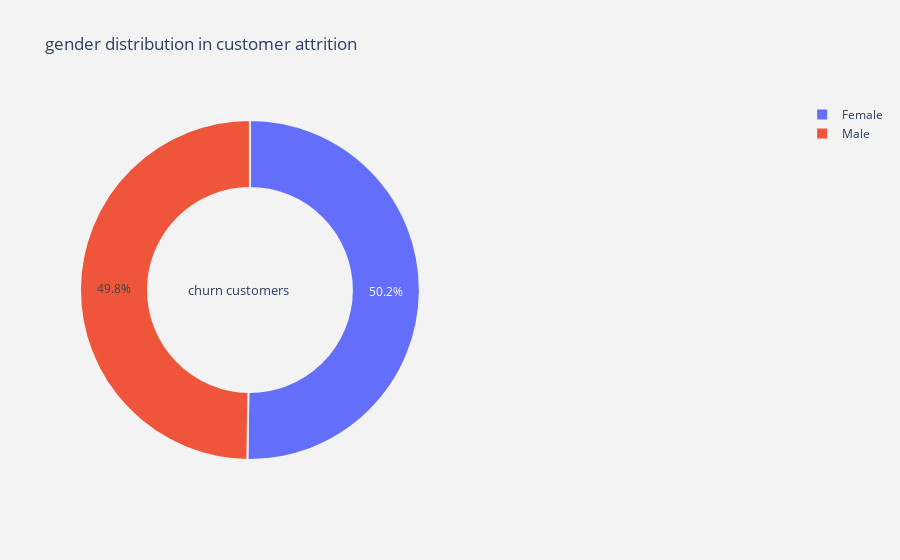
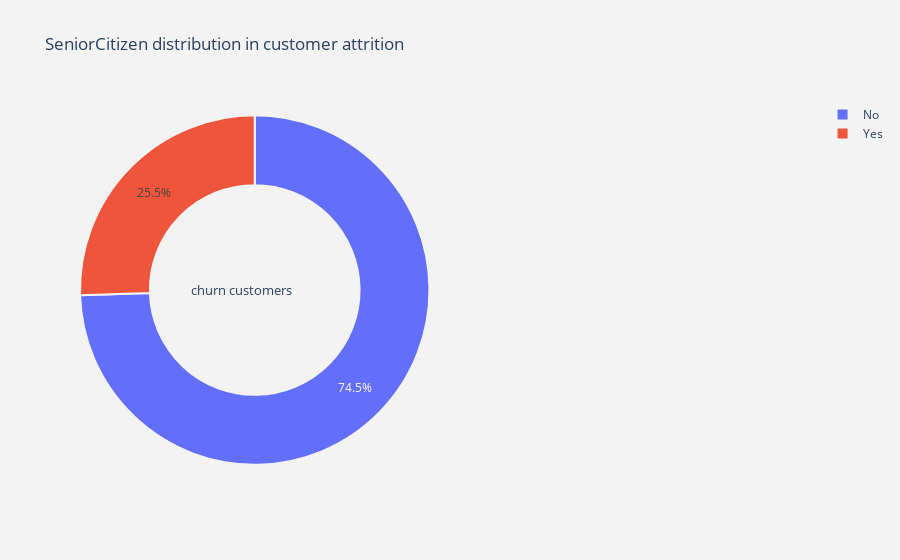
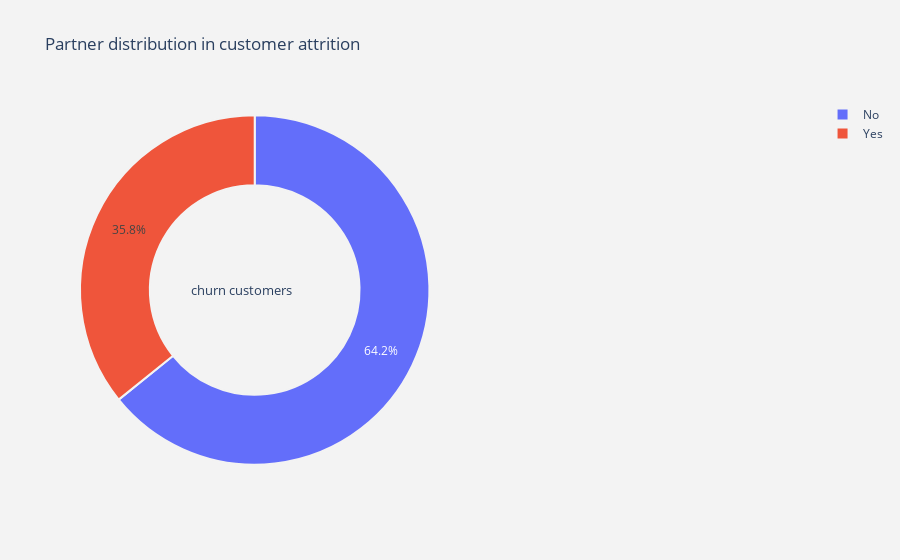
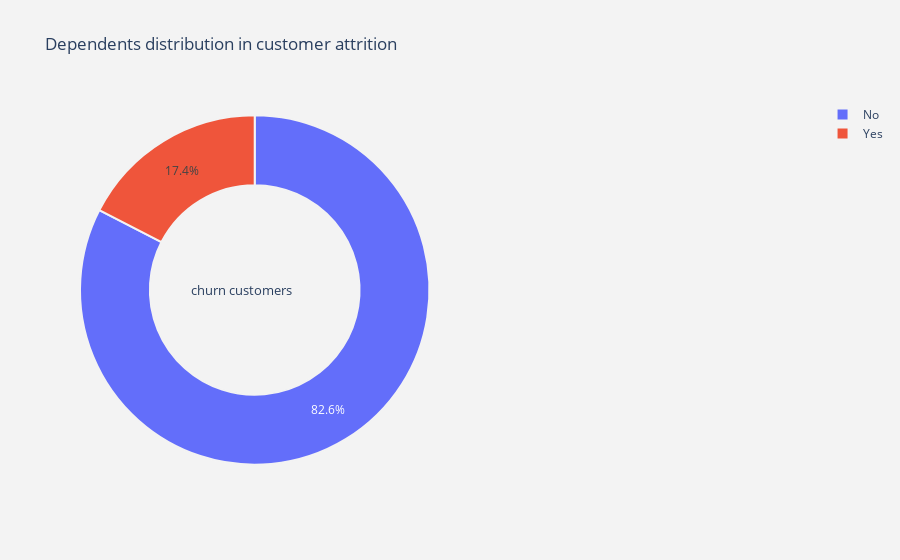

Write notebook code for charts like these, in order.
### Code cell
def plot_pie(column) :
    
    trace1 = go.Pie(values  = churn[column].value_counts().values.tolist(),
                    labels  = churn[column].value_counts().keys().tolist(),
                    hoverinfo = "label+percent+name",
                    domain  = dict(x = [0,.48]),
                    name    = "Churn Customers",
                    marker  = dict(line = dict(width = 2,
                                               color = "rgb(243,243,243)")
                                  ),
                    hole    = .6
                   )
#     trace2 = go.Pie(values  = not_churn[column].value_counts().values.tolist(),
#                     labels  = not_churn[column].value_counts().keys().tolist(),
#                     hoverinfo = "label+percent+name",
#                     marker  = dict(line = dict(width = 2,
#                                                color = "rgb(243,243,243)")
#                                   ),
#                     domain  = dict(x = [.52,1]),
#                     hole    = .6,
#                     name    = "Non churn customers" 
#                  )
    layout = go.Layout(dict(title = column + " distribution in customer attrition ",
                            plot_bgcolor  = "rgb(243,243,243)",
                            paper_bgcolor = "rgb(243,243,243)",
                            annotations = [dict(text = "churn customers",
                                                font = dict(size = 13),
                                                showarrow = False,
                                                x = .15, y = .5),
#                                            dict(text = "Non churn customers",
#                                                 font = dict(size = 13),
#                                                 showarrow = False,
#                                                 x = .88,y = .5
#                                                )
                                          ]
                           )
                      )
    data = [trace1]
    fig  = go.Figure(data = data,layout = layout)
    py.iplot(fig)
    
for i in categorical:
    plot_pie(i)

### Figure 1 — Plotly figure (JSON) as saved in the notebook; plotly's stock layout.template omitted (floating-point values rounded to 4 significant figures)
{"data": [{"domain": {"x": [0, 0.48]}, "hole": 0.6, "hoverinfo": "label+percent+name", "labels": ["Female", "Male"], "marker": {"line": {"color": "rgb(243,243,243)", "width": 2}}, "name": "Churn Customers", "type": "pie", "values": [939, 930]}], "layout": {"annotations": [{"font": {"size": 13}, "showarrow": false, "text": "churn customers", "x": 0.15, "y": 0.5}], "paper_bgcolor": "rgb(243,243,243)", "plot_bgcolor": "rgb(243,243,243)", "title": {"text": "gender distribution in customer attrition "}}}

### Figure 2 — Plotly figure (JSON) as saved in the notebook; plotly's stock layout.template omitted (floating-point values rounded to 4 significant figures)
{"data": [{"domain": {"x": [0, 0.48]}, "hole": 0.6, "hoverinfo": "label+percent+name", "labels": ["No", "Yes"], "marker": {"line": {"color": "rgb(243,243,243)", "width": 2}}, "name": "Churn Customers", "type": "pie", "values": [1393, 476]}], "layout": {"annotations": [{"font": {"size": 13}, "showarrow": false, "text": "churn customers", "x": 0.15, "y": 0.5}], "paper_bgcolor": "rgb(243,243,243)", "plot_bgcolor": "rgb(243,243,243)", "title": {"text": "SeniorCitizen distribution in customer attrition "}}}

### Figure 3 — Plotly figure (JSON) as saved in the notebook; plotly's stock layout.template omitted (floating-point values rounded to 4 significant figures)
{"data": [{"domain": {"x": [0, 0.48]}, "hole": 0.6, "hoverinfo": "label+percent+name", "labels": ["No", "Yes"], "marker": {"line": {"color": "rgb(243,243,243)", "width": 2}}, "name": "Churn Customers", "type": "pie", "values": [1200, 669]}], "layout": {"annotations": [{"font": {"size": 13}, "showarrow": false, "text": "churn customers", "x": 0.15, "y": 0.5}], "paper_bgcolor": "rgb(243,243,243)", "plot_bgcolor": "rgb(243,243,243)", "title": {"text": "Partner distribution in customer attrition "}}}

### Figure 4 — Plotly figure (JSON) as saved in the notebook; plotly's stock layout.template omitted (floating-point values rounded to 4 significant figures)
{"data": [{"domain": {"x": [0, 0.48]}, "hole": 0.6, "hoverinfo": "label+percent+name", "labels": ["No", "Yes"], "marker": {"line": {"color": "rgb(243,243,243)", "width": 2}}, "name": "Churn Customers", "type": "pie", "values": [1543, 326]}], "layout": {"annotations": [{"font": {"size": 13}, "showarrow": false, "text": "churn customers", "x": 0.15, "y": 0.5}], "paper_bgcolor": "rgb(243,243,243)", "plot_bgcolor": "rgb(243,243,243)", "title": {"text": "Dependents distribution in customer attrition "}}}
